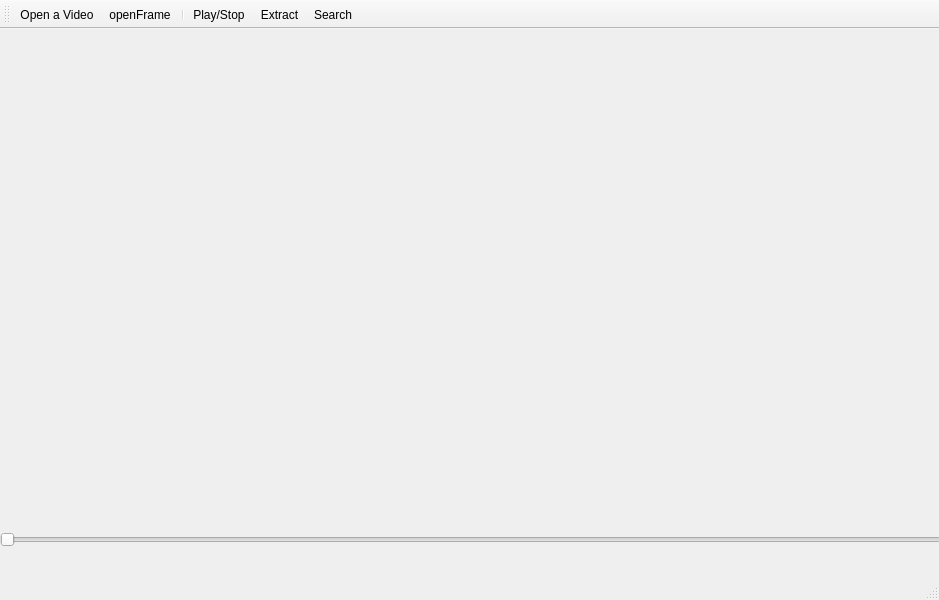
<?xml version="1.0" encoding="UTF-8"?>
<ui version="4.0">
 <class>MainWindow</class>
 <widget class="QMainWindow" name="MainWindow">
  <property name="geometry">
   <rect>
    <x>0</x>
    <y>0</y>
    <width>939</width>
    <height>600</height>
   </rect>
  </property>
  <property name="windowTitle">
   <string>vsearcher</string>
  </property>
  <widget class="QWidget" name="centralwidget">
   <widget class="QWidget" name="horizontalLayoutWidget">
    <property name="geometry">
     <rect>
      <x>0</x>
      <y>-1</y>
      <width>941</width>
      <height>491</height>
     </rect>
    </property>
    <layout class="QHBoxLayout" name="horizontalLayout"/>
   </widget>
   <widget class="QWidget" name="verticalLayoutWidget">
    <property name="geometry">
     <rect>
      <x>0</x>
      <y>490</y>
      <width>941</width>
      <height>41</height>
     </rect>
    </property>
    <layout class="QVBoxLayout" name="verticalLayout">
     <item>
      <widget class="QSlider" name="horizontalSlider">
       <property name="minimumSize">
        <size>
         <width>939</width>
         <height>0</height>
        </size>
       </property>
       <property name="cursor">
        <cursorShape>ArrowCursor</cursorShape>
       </property>
       <property name="autoFillBackground">
        <bool>false</bool>
       </property>
       <property name="orientation">
        <enum>Qt::Horizontal</enum>
       </property>
      </widget>
     </item>
    </layout>
   </widget>
  </widget>
  <widget class="QToolBar" name="toolBar">
   <property name="windowTitle">
    <string>toolBar</string>
   </property>
   <property name="toolTip">
    <string/>
   </property>
   <property name="statusTip">
    <string/>
   </property>
   <attribute name="toolBarArea">
    <enum>TopToolBarArea</enum>
   </attribute>
   <attribute name="toolBarBreak">
    <bool>false</bool>
   </attribute>
   <addaction name="actionOpenFile"/>
   <addaction name="actionOpenFrame"/>
   <addaction name="separator"/>
   <addaction name="actionPlay_Stop"/>
   <addaction name="actionExtract"/>
   <addaction name="actionSearch"/>
  </widget>
  <widget class="QStatusBar" name="statusBar"/>
  <action name="actionOpenFile">
   <property name="icon">
    <iconset resource="res.qrc">
     <normaloff>:/images/images/add163.png</normaloff>:/images/images/add163.png</iconset>
   </property>
   <property name="text">
    <string>Open a Video</string>
   </property>
   <property name="toolTip">
    <string>Open a Video</string>
   </property>
   <property name="statusTip">
    <string>Open a Video</string>
   </property>
   <property name="shortcut">
    <string>Ctrl+O</string>
   </property>
  </action>
  <action name="actionOpenFrame">
   <property name="icon">
    <iconset resource="res.qrc">
     <normaloff>:/images/openframe</normaloff>:/images/openframe</iconset>
   </property>
   <property name="text">
    <string>openFrame</string>
   </property>
   <property name="toolTip">
    <string>Open a Frame</string>
   </property>
   <property name="statusTip">
    <string>Open a Frame</string>
   </property>
  </action>
  <action name="actionPlay_Stop">
   <property name="icon">
    <iconset resource="res.qrc">
     <normaloff>:/images/play</normaloff>:/images/play</iconset>
   </property>
   <property name="text">
    <string>Play/Stop</string>
   </property>
   <property name="toolTip">
    <string>Play/Stop</string>
   </property>
   <property name="statusTip">
    <string>Play/Stop</string>
   </property>
  </action>
  <action name="actionOpen">
   <property name="icon">
    <iconset resource="res.qrc">
     <normaloff>:/images/video</normaloff>:/images/video</iconset>
   </property>
   <property name="text">
    <string>Open</string>
   </property>
  </action>
  <action name="actionSearch">
   <property name="icon">
    <iconset resource="res.qrc">
     <normaloff>:/images/search</normaloff>:/images/search</iconset>
   </property>
   <property name="text">
    <string>Search</string>
   </property>
   <property name="toolTip">
    <string>Search</string>
   </property>
   <property name="statusTip">
    <string>Search</string>
   </property>
  </action>
  <action name="actionExtract">
   <property name="icon">
    <iconset resource="res.qrc">
     <normaloff>:/images/images/pin43.png</normaloff>:/images/images/pin43.png</iconset>
   </property>
   <property name="text">
    <string>Extract</string>
   </property>
   <property name="toolTip">
    <string>Extract Video Features</string>
   </property>
   <property name="statusTip">
    <string>Extract Video Features</string>
   </property>
  </action>
 </widget>
 <resources>
  <include location="res.qrc"/>
 </resources>
 <connections/>
</ui>
